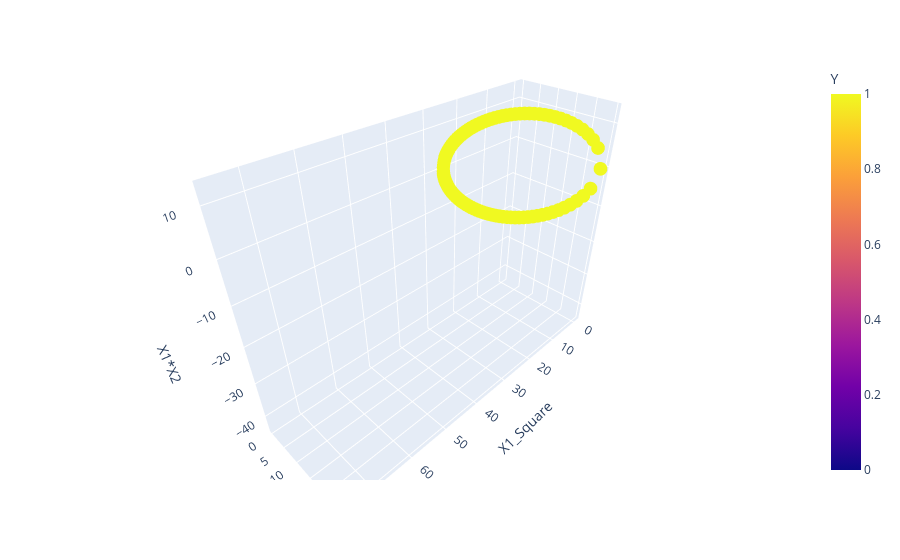

Write notebook code for a chart like this one.
### Code cell
import plotly.express as px

fig = px.scatter_3d(
    df,
    x='X1_Square',
    y='X2_Square',
    z='X1*X2',
    color='Y'
)

fig.show()

### Figure 1 — Plotly figure (JSON) as saved in the notebook; plotly's stock layout.template omitted (floating-point values rounded to 4 significant figures; data arrays with more than 128 entries replaced by an {"elided": "..."} marker saying what was removed)
{"data": [{"hovertemplate": "X1_Square=%{x}<br>X2_Square=%{y}<br>X1*X2=%{z}<br>Y=%{marker.color}<extra></extra>", "legendgroup": "", "marker": {"color": {"elided": "400 int values"}, "coloraxis": "coloraxis", "symbol": "circle"}, "mode": "markers", "name": "", "scene": "scene", "showlegend": false, "type": "scatter3d", "x": {"elided": "400 float values"}, "y": {"elided": "400 float values"}, "z": {"elided": "400 float values"}}], "layout": {"coloraxis": {"colorbar": {"title": {"text": "Y"}}, "colorscale": [[0, "#0d0887"], [0.1111, "#46039f"], [0.2222, "#7201a8"], [0.3333, "#9c179e"], [0.4444, "#bd3786"], [0.5556, "#d8576b"], [0.6667, "#ed7953"], [0.7778, "#fb9f3a"], [0.8889, "#fdca26"], [1, "#f0f921"]]}, "legend": {"tracegroupgap": 0}, "margin": {"t": 60}, "scene": {"domain": {"x": [0, 1], "y": [0, 1]}, "xaxis": {"title": {"text": "X1_Square"}}, "yaxis": {"title": {"text": "X2_Square"}}, "zaxis": {"title": {"text": "X1*X2"}}}}}
